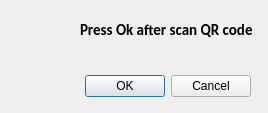
<?xml version="1.0" encoding="UTF-8"?>
<ui version="4.0">
 <class>Dialog</class>
 <widget class="QDialog" name="Dialog">
  <property name="geometry">
   <rect>
    <x>0</x>
    <y>0</y>
    <width>268</width>
    <height>113</height>
   </rect>
  </property>
  <property name="windowTitle">
   <string>Dialog</string>
  </property>
  <widget class="QDialogButtonBox" name="buttonBox">
   <property name="geometry">
    <rect>
     <x>30</x>
     <y>70</y>
     <width>221</width>
     <height>32</height>
    </rect>
   </property>
   <property name="orientation">
    <enum>Qt::Horizontal</enum>
   </property>
   <property name="standardButtons">
    <set>QDialogButtonBox::Cancel|QDialogButtonBox::Ok</set>
   </property>
  </widget>
  <widget class="QLabel" name="label">
   <property name="geometry">
    <rect>
     <x>80</x>
     <y>20</y>
     <width>181</width>
     <height>20</height>
    </rect>
   </property>
   <property name="font">
    <font>
     <family>Calibri</family>
     <pointsize>11</pointsize>
     <weight>75</weight>
     <bold>true</bold>
    </font>
   </property>
   <property name="text">
    <string>Press Ok after scan QR code</string>
   </property>
  </widget>
  <widget class="QLabel" name="label_2">
   <property name="geometry">
    <rect>
     <x>20</x>
     <y>20</y>
     <width>51</width>
     <height>51</height>
    </rect>
   </property>
   <property name="text">
    <string/>
   </property>
  </widget>
 </widget>
 <resources/>
 <connections>
  <connection>
   <sender>buttonBox</sender>
   <signal>accepted()</signal>
   <receiver>Dialog</receiver>
   <slot>accept()</slot>
   <hints>
    <hint type="sourcelabel">
     <x>248</x>
     <y>254</y>
    </hint>
    <hint type="destinationlabel">
     <x>157</x>
     <y>274</y>
    </hint>
   </hints>
  </connection>
  <connection>
   <sender>buttonBox</sender>
   <signal>rejected()</signal>
   <receiver>Dialog</receiver>
   <slot>reject()</slot>
   <hints>
    <hint type="sourcelabel">
     <x>316</x>
     <y>260</y>
    </hint>
    <hint type="destinationlabel">
     <x>286</x>
     <y>274</y>
    </hint>
   </hints>
  </connection>
 </connections>
</ui>
